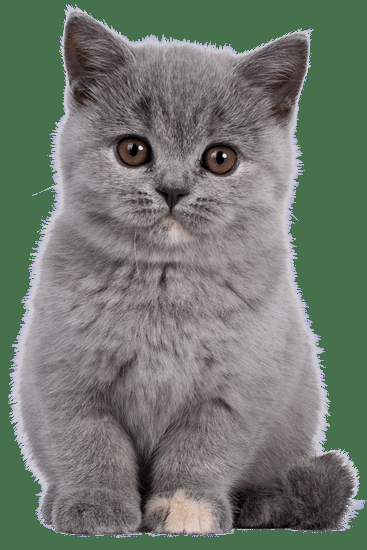
#> input picture examples/sample1.jpg, 367 x 550 px
$ python -i analyzer.py   (imports and definitions only)
#> lines starting #> are read from the running program, lines starting #| are printed output that depends on the picture
import cv2
import numpy as np

def extract_pixels(img_path, step=12, duration=16.0):
    """Görseli okur, HSL analizine göre (t, hue, sat, light) döndürür."""
#> called with img_path = '../../examples/sample1.jpg', step = 12, duration = 16
    img = cv2.imread(img_path, cv2.IMREAD_COLOR)
#> img is the input picture: shape (550, 367, 3); mean B, G, R 110.8, 120.5, 112.7
    if img is None:
        raise FileNotFoundError(f"Görsel bulunamadı: {img_path}")

    h, w = img.shape[:2]
#> h = 550; w = 367
    scale = 512 / max(h, w)
#> scale = 0.931
    img = cv2.resize(img, (int(w * scale), int(h * scale)), interpolation=cv2.INTER_AREA)
#> img: shape (512, 341, 3)
    h, w = img.shape[:2]
#> h = 512; w = 341

    hls = cv2.cvtColor(img, cv2.COLOR_BGR2HLS)
#> hls: shape (512, 341, 3); mean of channels 0, 1, 2 112.7, 117.1, 26.6
    H, L, S = cv2.split(hls)
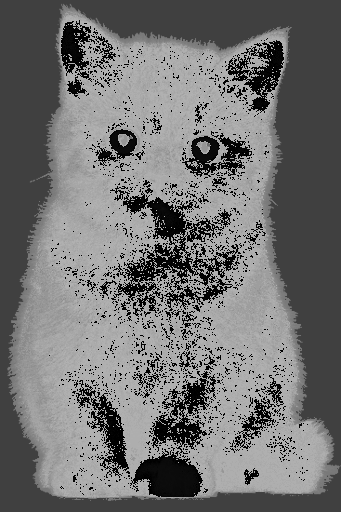
#> H: shape (512, 341); min 0, max 178, mean 112.7
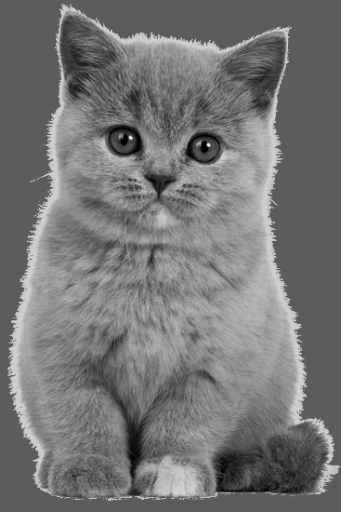
#> L: shape (512, 341); min 2, max 235, mean 117.1
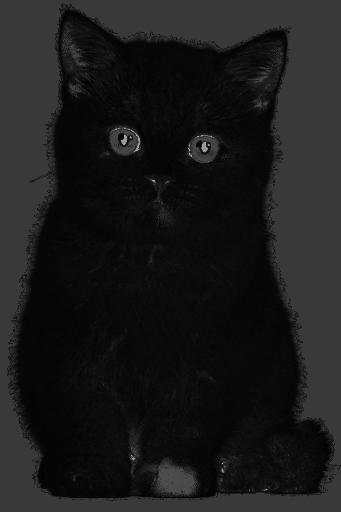
#> S: shape (512, 341); min 3, max 170, mean 26.6

    data = []
    for y in range(0, h, step):
        t = (y / max(1, h - 1)) * duration
        for x in range(0, w, step):
            l = L[y, x] / 255.0
            s = S[y, x] / 255.0
            h_ = H[y, x] / 180.0
            data.append((t, h_, s, l))
#> after the loop, data = 1247 items, first 6: (0, 0.356, 0.224, 0.361), (0, 0.356, 0.224, 0.361), (0, 0.356, 0.224, 0.361), (0, 0.356, 0.224, 0.361), (0, 0.356, 0.224, 0.361), (0, 0.356, 0.224, 0.361)
    return data

>>> result = extract_pixels('../../examples/sample1.jpg')
#> result has the same summary as data in extract_pixels
